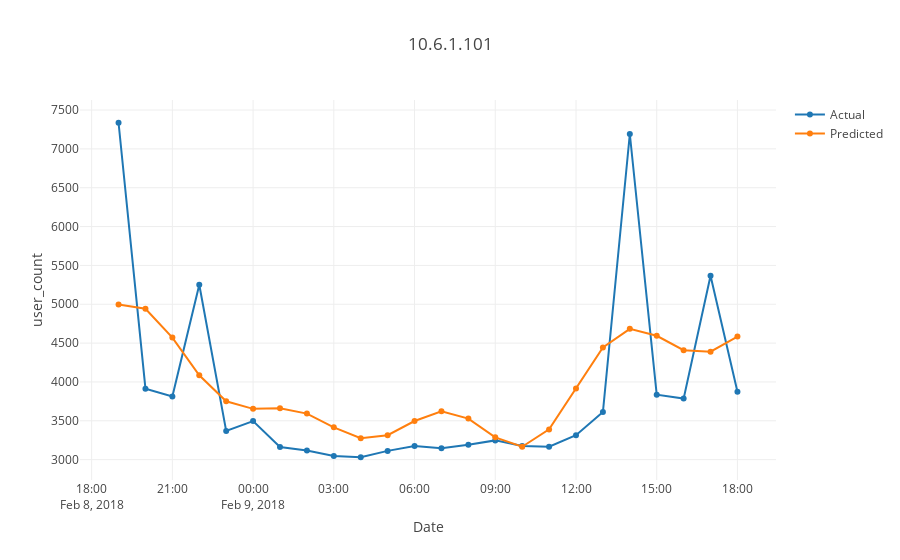

The cell this chart's notebook holds for it:
### Markdown cell above
#### Plots

### Code cell
tt = prophet_df[prophet_df.source=='10.6.1.101']
plot_test1(tt.ds,tt.y,tt.yhat,'10.6.1.101')
